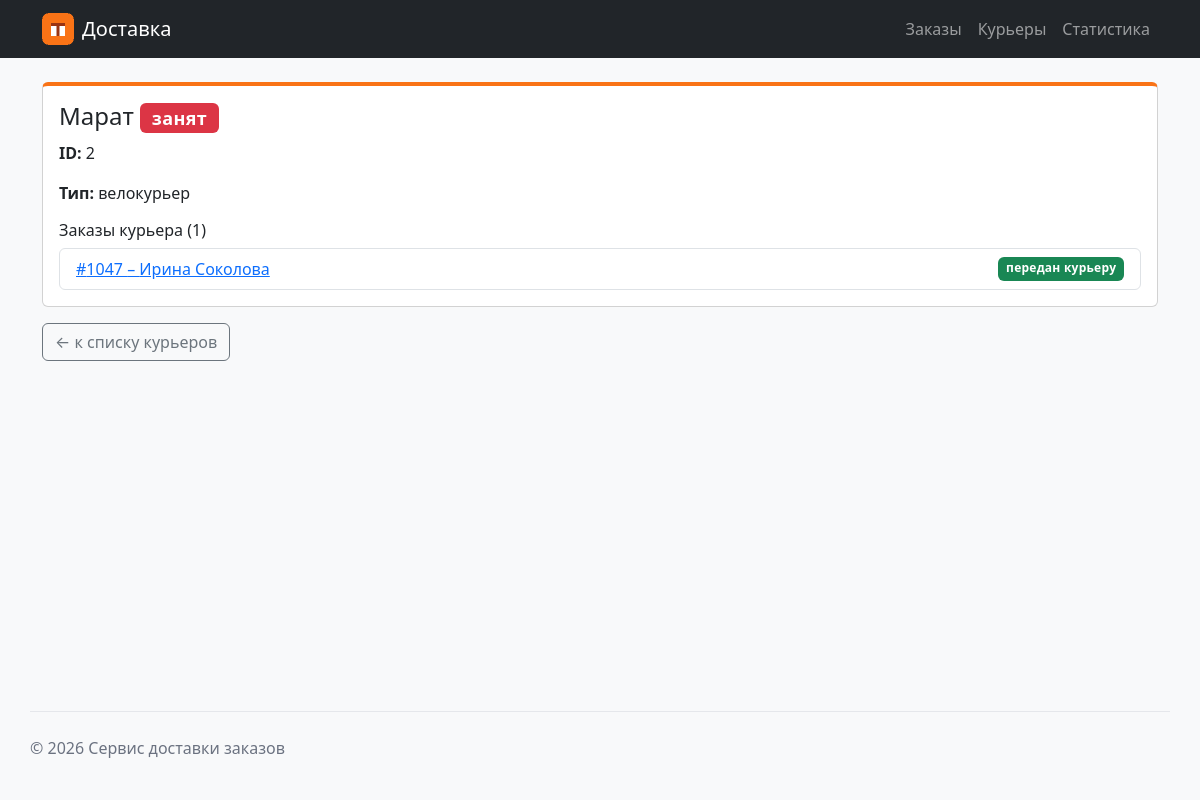
The page /couriers/2/ on the database its author committed.
### couriers/views.py (the view)
# urls.py: path("<int:courier_id>/", views.courier_detail, name="courier_detail"),
def courier_detail(request: HttpRequest, courier_id: int) -> HttpResponse:
    courier = fetch_one("""
        SELECT
            id,
            name,
            type,
            is_free
        FROM couriers
        WHERE id = ?
    """, (courier_id,))
    courier_orders = []
    if courier is not None:
        courier_orders = fetch_all("""
            SELECT
                orders.id,
                customers.name AS customer_name,
                CASE
                    WHEN orders.is_cancelled = 1 THEN 'отменён'
                    WHEN orders.courier_id IS NULL THEN 'ожидает курьера'
                    ELSE 'передан курьеру'
                END AS status
            FROM orders
            JOIN customers
                ON orders.customer_id = customers.id
            WHERE orders.courier_id = ?
            ORDER BY orders.created_at DESC
        """, (courier_id,))
    context = {
        "courier": courier,
        "courier_orders": courier_orders,
    }
    return render(
        request,
        "couriers/courier_detail.html",
        context,
        status=404 if courier is None else 200,
    )

### db/database.py (called while the page is built)
def get_connection(create: bool = False) -> sqlite3.Connection:
    if not create and not os.path.exists(DB_PATH):
        raise FileNotFoundError(
            f"База данных {DB_PATH} не найдена: "
            "выполните python -m db.import_json"
        )
    conn = sqlite3.connect(DB_PATH)
    conn.row_factory = sqlite3.Row
    conn.execute("PRAGMA foreign_keys = ON")
    return conn

def fetch_all(sql: str, params: tuple = ()) -> list[sqlite3.Row]:
    with closing(get_connection()) as conn:
        return conn.execute(sql, params).fetchall()

def fetch_one(sql: str, params: tuple = ()) -> sqlite3.Row | None:
    with closing(get_connection()) as conn:
        return conn.execute(sql, params).fetchone()

### couriers/templates/couriers/courier_detail.html (shortened to what this page needs)
{% extends "base.html" %}
{% block content %}
    {% if courier %}
        <div class="card detail-card">
            <div class="card-body">
                <h1 class="h4 card-title">
                    {{ courier.name }}
                    {% include "couriers/includes/courier_busy.html" %}
                </h1>
                <p class="card-text"><strong>ID:</strong> {{ courier.id }}</p>
                <p class="card-text"><strong>Тип:</strong> {{ courier.type }}</p>
                <h2 class="h6 mt-3">Заказы курьера ({{ courier_orders|length }})</h2>
                <ul class="list-group">
                    {% for order in courier_orders %}
                        <li class="list-group-item d-flex justify-content-between">
                            <a href="{% url 'orders:order_detail' order.id %}">
                                #{{ order.id }} – {{ order.customer_name }}
                            </a>
                            {% include "orders/includes/order_status.html" %}
                        </li>
                    {% empty %}
                        <li class="list-group-item">Заказов нет</li>
                    {% endfor %}
                </ul>
            </div>
        </div>
    {% else %}
        <h1 class="text-danger">Курьер не найден</h1>
        <p>Курьер с указанным идентификатором отсутствует.</p>
    {% endif %}
    <a href="{% url 'couriers:couriers' %}" class="btn btn-outline-secondary mt-3">← к списку курьеров</a>
{% endblock %}

### orders/templates/orders/includes/order_status.html
{% if order.status == "отменён" %}
    <span class="badge bg-secondary order-status order-status-cancelled">{{ order.status }}</span>
{% elif order.status == "ожидает курьера" %}
    <span class="badge bg-warning text-dark order-status order-status-waiting">{{ order.status }}</span>
{% else %}
    <span class="badge bg-success order-status order-status-active">{{ order.status }}</span>
{% endif %}

### homepage/static/homepage/css/style.css (style rules this page uses)
:root { --delivery-accent: #f97316; --delivery-muted: #6b7280; }
body { min-height: 100vh; display: flex; flex-direction: column; }
.detail-card { border-top: 4px solid var(--delivery-accent); }
.order-status, .courier-busy { font-weight: 600; letter-spacing: 0.02em; }

### rows shown on the page
couriers: name "Марат", type "велокурьер"
customers: id "1047", customer_name "Ирина Соколова", status "передан курьеру"

### other values the page prints
{{ courier.id }} "2"
{{ courier_orders|length }} "1"
